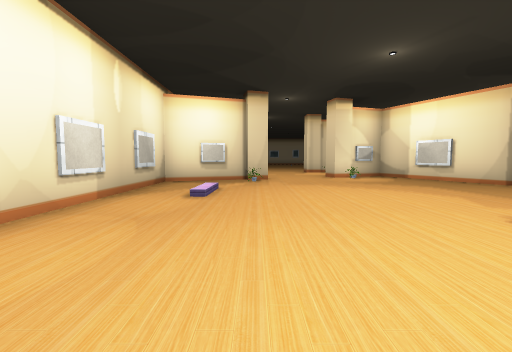
[1] (above)

13 first-person views from a walk through a 3-D level made in the Unity game engine. The camera is 1.4 m above the floor, tilts 4° down and sees 90° across. The floor is counted in squares, 2 m on a side. Each view is taken from the middle of a square. On the plan, view 1 faces up. The plan holds only what a view shows up to about 9 squares ahead; the rest is blank. The place goes on beyond the plan. The player is left out. Some animated figures are not drawn. Some surface patterns are stand-ins.

[2]
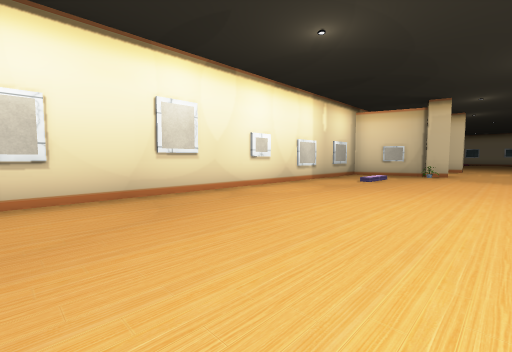

[3]
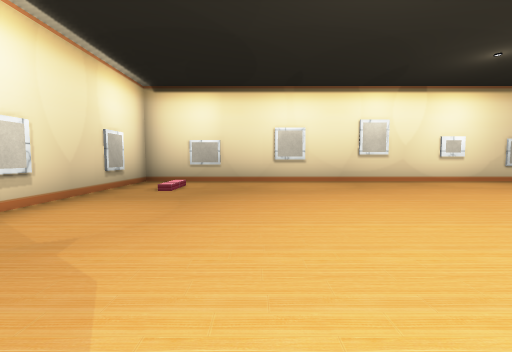

[4]
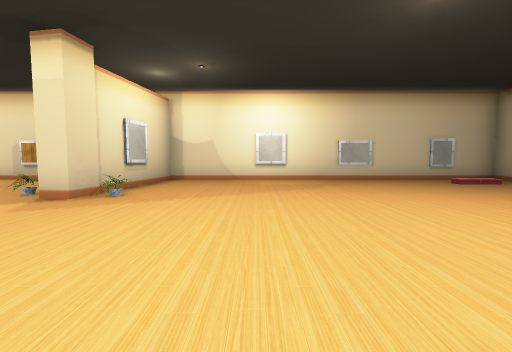

[5]
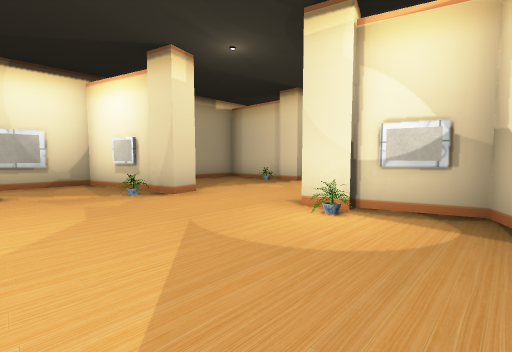

[6]
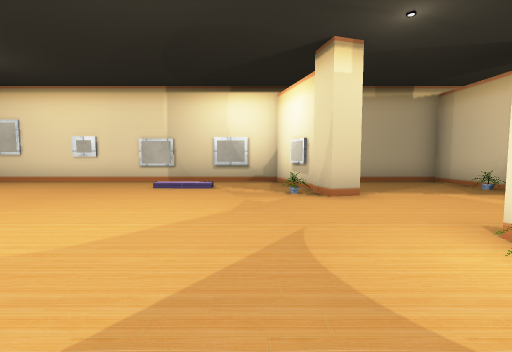

[7]
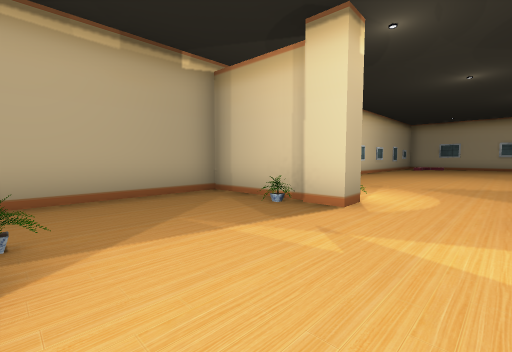

[8]
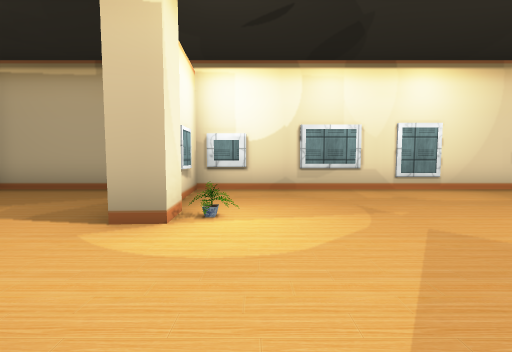

[9]
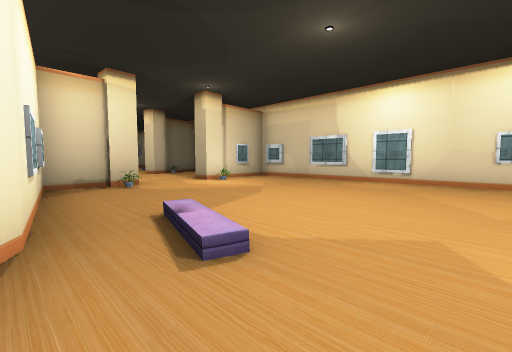

[10]
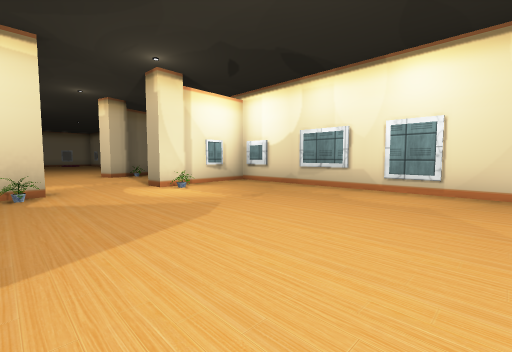

[11]
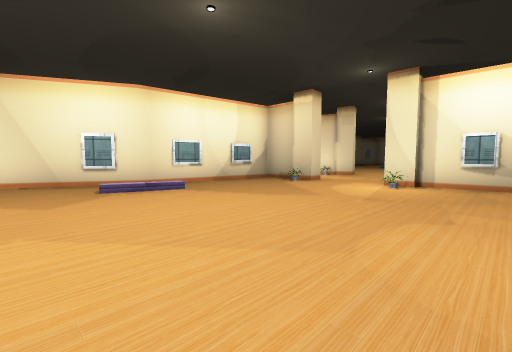

[12]
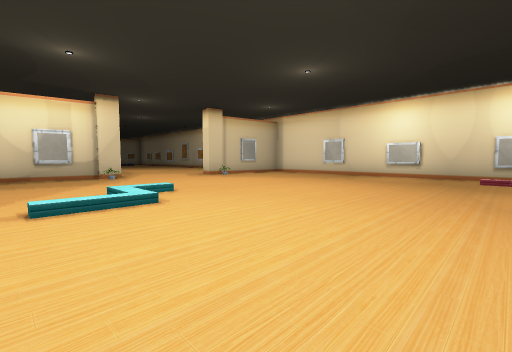

[13]
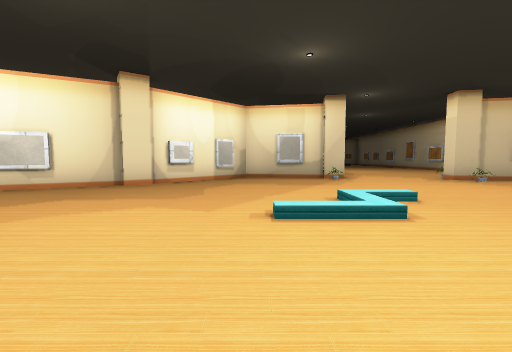

### Floor plan
Points are (right, up) in squares from view 1. A wall is a line through its corners. A room is listed if a view was taken in it or the views show most of it. See-through windows are left out.
Room 1 (views 1, 2, 3, 4, 5, 6, 12, 13)
walls: (8.7, -0.1) (8.8, 0.7); (9, 0.6) (9.4, 3); (8.9, 1.3) (9.2, 2.3); (8.1, -4.1) (8.2, -3.3) (8.9, -3.5); (6.8, 5.7) (6.4, 6.3); (9.1, 3.7) (6.9, 5.8); (6.6, 6.4) (4.8, 10) (3.4, 9.5); (0.4, 8.5) (-0.3, 8.3); (-0.3, 8.4) (-2.7, 7.6) (-2.7, -7.3) (7.8, -7.3) (8.3, -4.1); (3.5, 9.4) (2.7, 9.1)
ways out: opening at (1.5, 9) to room 2
Room 2 (view 7)
walls: (0.3, 12.6) (-2.7, 12.4) (-2.7, 8.3); (0.2, 9) (0.4, 8.5)
ways out: opening at (1.5, 9) to room 1; opening at (1.5, 13) to room 3
Room 3 (views 8, 9, 10, 11)
walls: (-2.7, 20.1) (-2.7, 12.8) (0.3, 13) (0.3, 12.6); (2.5, 12.4) (2.4, 13.1) (4.4, 13.1) (4.9, 17.4) (6.2, 20)
ways out: opening at (1.5, 13) to room 2

Where each view was taken, in squares from view 1:
view 1: 0 up, 0 right, facing up
view 2: 3 down, 2 right, facing up-left
view 3: 4 down, 5 right, facing left
view 4: 1 up, 5 right, facing down
view 5: 6 up, 5 right, facing up-left
view 6: 7 up, 5 right, facing left
view 7: 9 up, 2 right, facing up-left
view 8: 14 up, 3 right, facing left
view 9: 20 up, 5 right, facing down-left
view 10: 19 up, 3 right, facing down-left
view 11: 20 up, 2 left, facing down-right
view 12: 3 up, 1 left, facing down-right
view 13: 3 up, 0 right, facing right
